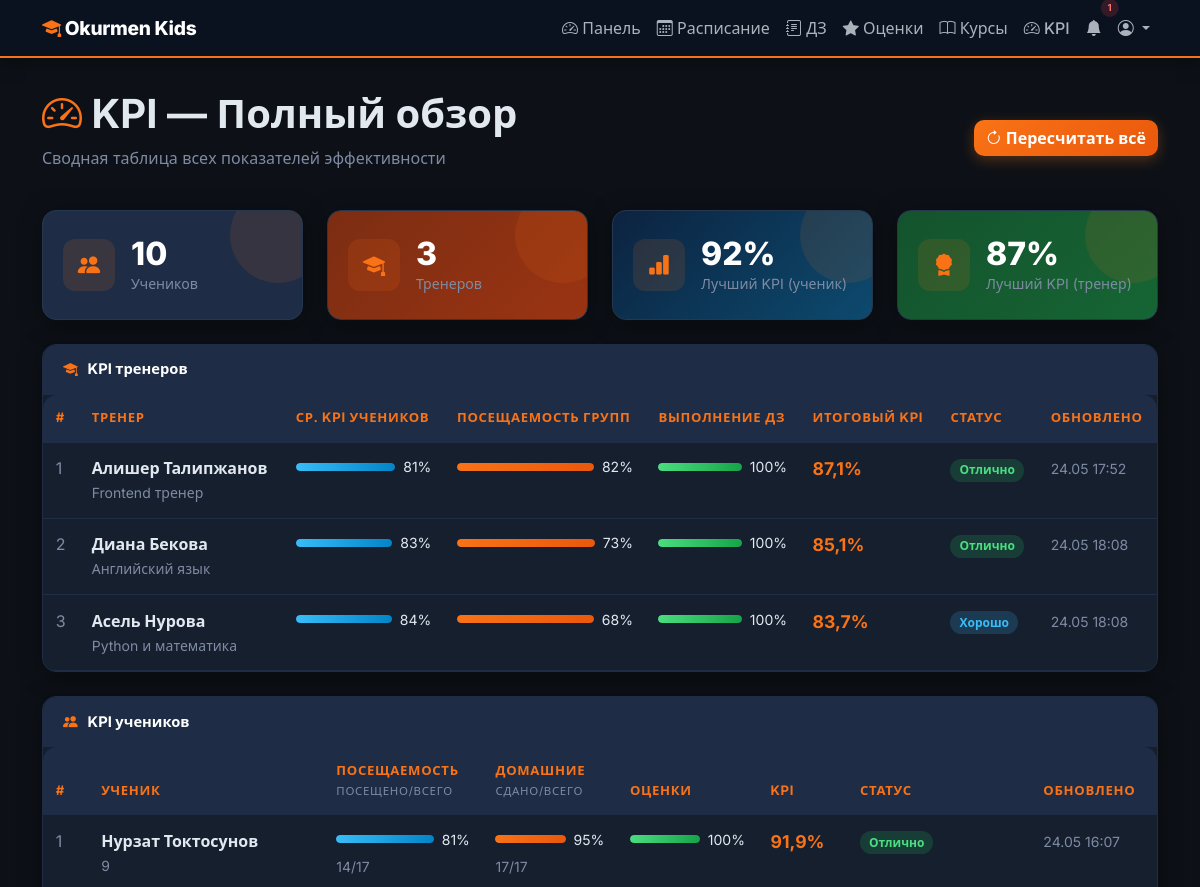
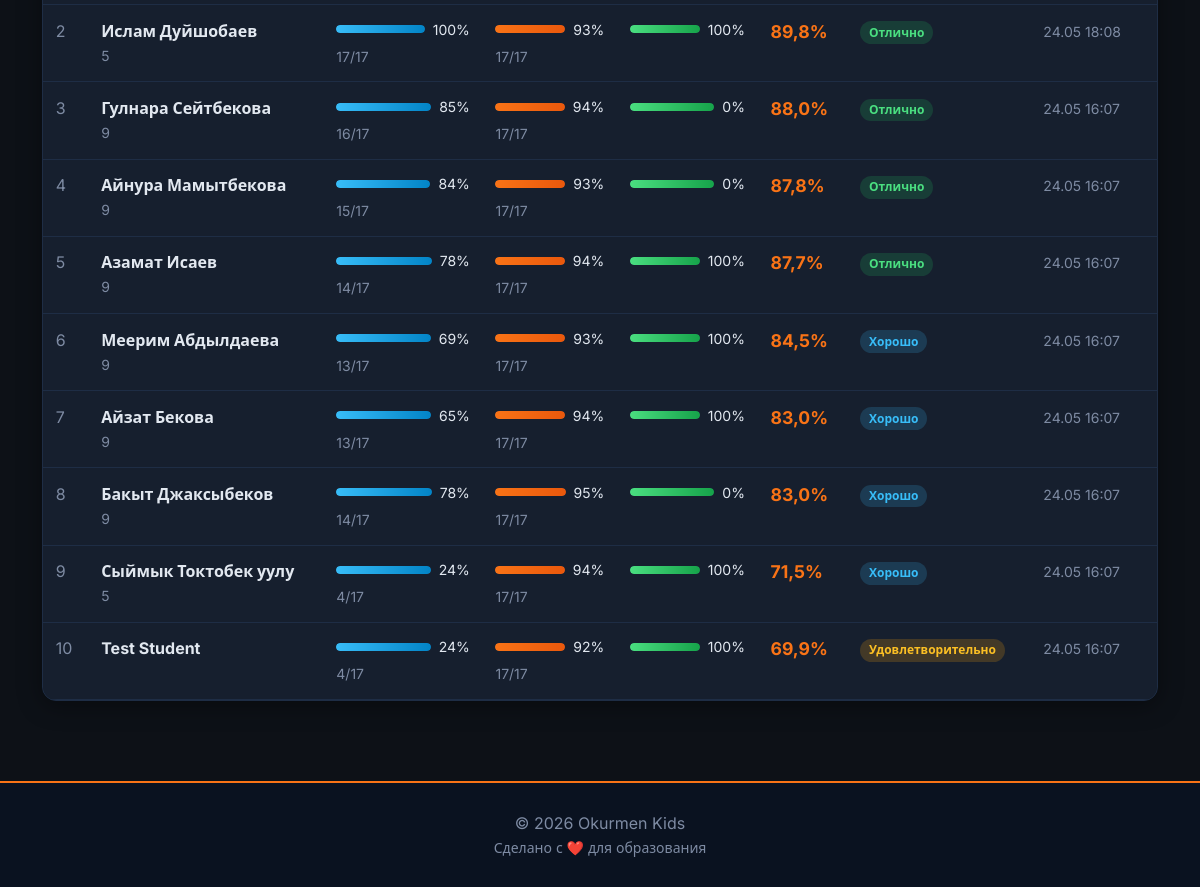
Page /kpi/admin/ (signed in) on the committed database (2 pictures, top to bottom).
### education/models/kpi.py (models this page shows, shortened)
class StudentKPI(models.Model):
    student = models.OneToOneField(Student, on_delete=models.CASCADE, related_name='kpi')
    attendance_score     = models.FloatField(default=0.0)
    homework_score       = models.FloatField(default=0.0)
    grade_score          = models.FloatField(default=0.0)
    test_score           = models.FloatField(default=0.0)
    total_kpi            = models.FloatField(default=0.0)
    total_lessons        = models.IntegerField(default=0)
    attended_lessons     = models.IntegerField(default=0)
    total_homeworks      = models.IntegerField(default=0)
    submitted_homeworks  = models.IntegerField(default=0)
    grades_count         = models.IntegerField(default=0)
    tests_taken          = models.IntegerField(default=0)
    updated_at = models.DateTimeField(auto_now=True)
    class Meta:
        verbose_name        = 'KPI ученика'
        verbose_name_plural = 'KPI учеников'
    def kpi_label(self):
        if self.total_kpi >= 85:
            return 'Отлично'
        if self.total_kpi >= 70:
            return 'Хорошо'
        if self.total_kpi >= 50:
            return 'Удовлетворительно'
        return 'Требует внимания'
    def kpi_color(self):
        if self.total_kpi >= 85:
            return 'success'
        if self.total_kpi >= 70:
            return 'info'
        if self.total_kpi >= 50:
            return 'warning'
        return 'danger'

class MentorKPI(models.Model):
    mentor = models.OneToOneField(Mentor, on_delete=models.CASCADE, related_name='kpi')
    avg_student_kpi          = models.FloatField(default=0.0)
    avg_attendance           = models.FloatField(default=0.0)
    homework_completion_rate = models.FloatField(default=0.0)
    total_kpi                = models.FloatField(default=0.0)
    students_count = models.IntegerField(default=0)
    courses_count  = models.IntegerField(default=0)
    updated_at = models.DateTimeField(auto_now=True)
    class Meta:
        verbose_name        = 'KPI тренера'
        verbose_name_plural = 'KPI тренеров'
    def kpi_label(self):
        if self.total_kpi >= 85:
            return 'Отлично'
        if self.total_kpi >= 70:
            return 'Хорошо'
        if self.total_kpi >= 50:
            return 'Удовлетворительно'
        return 'Требует внимания'
    def kpi_color(self):
        if self.total_kpi >= 85:
            return 'success'
        if self.total_kpi >= 70:
            return 'info'
        if self.total_kpi >= 50:
            return 'warning'
        return 'danger'

### education/models/mentor.py (models this page shows, shortened)
class Mentor(models.Model):
    user = models.OneToOneField(User, on_delete=models.CASCADE, related_name='mentor_profile')
    photo = models.ImageField(upload_to='mentors/', blank=True, null=True, verbose_name='Фото ментора')
    specialization = models.CharField(max_length=200)
    bio = models.TextField(blank=True)
    experience_years = models.IntegerField(default=0)
    education = models.TextField(blank=True)
    hire_date = models.DateField(default=timezone.now)
    class Meta:
        verbose_name = 'Ментор'
        verbose_name_plural = 'Менторы'

### education/models/user.py (models this page shows, shortened)
class User(AbstractUser):
    ROLE_CHOICES = (
        ('admin', 'Администратор'),
        ('mentor', 'Ментор'),
        ('parent', 'Родитель'),
        ('student', 'Ученик'),
    )
    role = models.CharField(max_length=10, choices=ROLE_CHOICES, default='parent')
    phone = models.CharField(max_length=20, blank=True)
    avatar = models.ImageField(upload_to='avatars/', blank=True, null=True)
    date_of_birth = models.DateField(blank=True, null=True)
    address = models.TextField(blank=True)

### education/models/student.py (models this page shows, shortened)
class Student(models.Model):
    user = models.OneToOneField(User, on_delete=models.CASCADE, related_name='student_profile')
    parent = models.ForeignKey(User, on_delete=models.SET_NULL, null=True, related_name='children',
                               limit_choices_to={'role': 'parent'})
    grade = models.CharField(max_length=10)
    enrollment_date = models.DateField(default=timezone.now)
    is_active = models.BooleanField(default=True)
    medical_info = models.TextField(blank=True, help_text="Медицинская информация")
    class Meta:
        verbose_name = 'Ученик'
        verbose_name_plural = 'Ученики'

### education/views.py (the view, shortened to what this page needs)
# urls.py: path('kpi/admin/',   views.admin_kpi_view,   name='admin_kpi'),
@login_required
@user_passes_test(is_admin)
def admin_kpi_view(request):
    all_student_kpis = StudentKPI.objects.select_related(
        'student__user'
    ).order_by('-total_kpi')
    all_mentor_kpis = MentorKPI.objects.select_related(
        'mentor__user'
    ).order_by('-total_kpi')
    return render(request, 'kpi/admin_kpi.html', {
        'student_kpis': all_student_kpis,
        'mentor_kpis':  all_mentor_kpis,
    })

### education/context_processors.py (called while the page is built)
def notifications(request):
    if not request.user.is_authenticated:
        return {}
    if request.user.role not in ('admin', 'mentor'):
        return {}
    unread_count = Notification.objects.filter(recipient=request.user, is_read=False).count()
    recent = Notification.objects.filter(recipient=request.user).order_by('-created_at')[:10]
    return {
        'unread_notifications_count': unread_count,
        'recent_notifications': recent,
    }

### education/views.py (called while the page is built)
def is_admin(user):
    return user.is_authenticated and user.role == 'admin'

### education/templates/kpi/admin_kpi.html (shortened to what this page needs)
{% extends 'base.html' %}
{% block content %}
<div class="d-flex justify-content-between align-items-center mb-4">
  <div>
    <h1 class="fw-bold"><i class="bi bi-speedometer2" style="color:var(--ok-accent)"></i> KPI — Полный обзор</h1>
    <p class="ok-muted">Сводная таблица всех показателей эффективности</p>
  </div>
  <a href="?refresh=1" class="btn btn-primary">
    <i class="bi bi-arrow-clockwise"></i> Пересчитать всё
  </a>
</div>
{% with total_s=student_kpis.count total_m=mentor_kpis.count %}
<div class="row g-4 mb-4">
  <div class="col-md-3">
    <div class="stat-card">
      <div class="icon"><i class="bi bi-people-fill"></i></div>
      <div><h3>{{ total_s }}</h3><p>Учеников</p></div>
    </div>
  </div>
  <div class="col-md-3">
    <div class="stat-card grad-pink">
      <div class="icon"><i class="bi bi-mortarboard-fill"></i></div>
      <div><h3>{{ total_m }}</h3><p>Тренеров</p></div>
    </div>
  </div>
  {% if student_kpis %}
  <div class="col-md-3">
    <div class="stat-card grad-cyan">
      <div class="icon"><i class="bi bi-bar-chart-fill"></i></div>
      <div>
        {% with avg=student_kpis|dictsort:"total_kpi" %}
        <h3>
          {{ student_kpis.0.total_kpi|floatformat:0 }}%
        </h3>
        <p>Лучший KPI (ученик)</p>
        {% endwith %}
      </div>
    </div>
  </div>
  {% endif %}
  {% if mentor_kpis %}
  <div class="col-md-3">
    <div class="stat-card grad-green">
      <div class="icon"><i class="bi bi-award-fill"></i></div>
      <div>
        <h3>{{ mentor_kpis.0.total_kpi|floatformat:0 }}%</h3>
        <p>Лучший KPI (тренер)</p>
      </div>
    </div>
  </div>
  {% endif %}
</div>
{% endwith %}
<div class="card mb-4">
  <div class="card-header"><i class="bi bi-mortarboard-fill"></i> KPI тренеров</div>
  <div class="card-body p-0">
    {% if mentor_kpis %}
    <div class="table-responsive">
      <table class="table mb-0">
        <thead>
          <tr>
            <th>#</th>
            <th>Тренер</th>
            <th>Ср. KPI учеников</th>
            <th>Посещаемость групп</th>
            <th>Выполнение ДЗ</th>
            <th>Итоговый KPI</th>
            <th>Статус</th>
            <th>Обновлено</th>
          </tr>
        </thead>
        <tbody>
          {% for mk in mentor_kpis %}
          <tr>
            <td class="ok-muted">{{ forloop.counter }}</td>
            <td>
              <strong>{{ mk.mentor.user.get_full_name }}</strong><br>
              <small class="ok-muted">{{ mk.mentor.specialization }}</small>
            </td>
            <td>
              <div class="d-flex align-items-center gap-2">
                <div class="component-bar flex-grow-1"><div class="fill fill-attendance" style="width:{{ mk.avg_student_kpi }}%"></div></div>
                <small>{{ mk.avg_student_kpi|floatformat:0 }}%</small>
              </div>
            </td>
            <td>
              <div class="d-flex align-items-center gap-2">
                <div class="component-bar flex-grow-1"><div class="fill fill-homework" style="width:{{ mk.avg_attendance }}%"></div></div>
                <small>{{ mk.avg_attendance|floatformat:0 }}%</small>
              </div>
            </td>
            <td>
              <div class="d-flex align-items-center gap-2">
                <div class="component-bar flex-grow-1"><div class="fill fill-grade" style="width:{{ mk.homework_completion_rate }}%"></div></div>
                <small>{{ mk.homework_completion_rate|floatformat:0 }}%</small>
              </div>
            </td>
            <td><strong style="font-size:1.1rem;color:var(--ok-accent)">{{ mk.total_kpi|floatformat:1 }}%</strong></td>
            <td><span class="badge bg-{{ mk.kpi_color }}">{{ mk.kpi_label }}</span></td>
            <td><small class="ok-muted">{{ mk.updated_at|date:"d.m H:i" }}</small></td>
          </tr>
          {% endfor %}
        </tbody>
      </table>
    </div>
    {% else %}
    <div class="p-4 text-center ok-muted">Нет данных о тренерах.</div>
    {% endif %}
  </div>
</div>
<div class="card">
  <div class="card-header"><i class="bi bi-people-fill"></i> KPI учеников</div>
  <div class="card-body p-0">
    {% if student_kpis %}
    <div class="table-responsive">
      <table class="table mb-0">
        <thead>
          <tr>
            <th>#</th>
            <th>Ученик</th>
            <th>Посещаемость<br><small class="fw-normal ok-muted">посещено/всего</small></th>
            <th>Домашние<br><small class="fw-normal ok-muted">сдано/всего</small></th>
            <th>Оценки</th>
            <th>KPI</th>
            <th>Статус</th>
            <th>Обновлено</th>
          </tr>
        </thead>
        <tbody>
          {% for k in student_kpis %}
          <tr>
            <td class="ok-muted">{{ forloop.counter }}</td>
            <td>
              <strong>{{ k.student.user.get_full_name }}</strong><br>
              <small class="ok-muted">{{ k.student.grade }}</small>
            </td>
            <td>
              <div class="d-flex align-items-center gap-2 mb-1">
                <div class="component-bar flex-grow-1"><div class="fill fill-attendance" style="width:{{ k.attendance_score }}%"></div></div>
                <small>{{ k.attendance_score|floatformat:0 }}%</small>
              </div>
              <small class="ok-muted">{{ k.attended_lessons }}/{{ k.total_lessons }}</small>
            </td>
            <td>
              <div class="d-flex align-items-center gap-2 mb-1">
                <div class="component-bar flex-grow-1"><div class="fill fill-homework" style="width:{{ k.homework_score }}%"></div></div>
                <small>{{ k.homework_score|floatformat:0 }}%</small>
              </div>
              <small class="ok-muted">{{ k.submitted_homeworks }}/{{ k.total_homeworks }}</small>
            </td>
            <td>
              <div class="d-flex align-items-center gap-2">
                <div class="component-bar flex-grow-1"><div class="fill fill-grade" style="width:{{ k.grade_score }}%"></div></div>
                <small>{{ k.grade_score|floatformat:0 }}%</small>
              </div>
            </td>
            <td><strong style="font-size:1.1rem;color:var(--ok-accent)">{{ k.total_kpi|floatformat:1 }}%</strong></td>
            <td><span class="badge bg-{{ k.kpi_color }}">{{ k.kpi_label }}</span></td>
            <td><small class="ok-muted">{{ k.updated_at|date:"d.m H:i" }}</small></td>
          </tr>
          {% endfor %}
        </tbody>
      </table>
    </div>
    {% else %}
    <div class="p-4 text-center ok-muted">Нет данных об учениках.</div>
    {% endif %}
  </div>
</div>
{% endblock %}

### static/css/theme.css (style rules this page uses)
:root { --ok-bg: #0d1117; --ok-surface: #161f2e; --ok-surface-2: #1e2d45; --ok-nav: #0a1220; --ok-primary: #0d2461; --ok-accent: #f97316; --ok-accent-dark: #ea580c; --ok-accent-soft: rgba(249,115,22,.12); --ok-text: #e2e8f0; --ok-muted: #7e8ba3; --ok-white: #ffffff; --ok-border: #1e2d45; --ok-border-2:#263850; --ok-success: #22c55e; --ok-warning: #f59e0b; --ok-danger: #ef4444; --ok-info: #38bdf8; --ok-radius: 14px; --ok-radius-sm: 10px; --ok-shadow: 0 4px 24px rgba(0,0,0,.40); --ok-shadow-lg: 0 12px 48px rgba(0,0,0,.55); }
*, *::before, *::after { box-sizing: border-box; }
body { font-family: 'Inter', ui-sans-serif, system-ui, -apple-system, Segoe UI, Roboto, Helvetica, Arial, "Apple Color Emoji", "Segoe UI Emoji"; color: var(--ok-text); background: var(--ok-bg); -webkit-font-smoothing: antialiased; -moz-osx-font-smoothing: grayscale; }
a { color: var(--ok-accent); }
.card { background: var(--ok-surface); border: 1px solid var(--ok-border); border-radius: var(--ok-radius); box-shadow: var(--ok-shadow); color: var(--ok-text); transition: box-shadow .25s ease, transform .25s ease; }
.card-header { background: var(--ok-surface-2); border-bottom: 1px solid var(--ok-border); border-radius: var(--ok-radius) var(--ok-radius) 0 0 !important; color: var(--ok-white); font-weight: 700; font-size: .92rem; padding: .85rem 1.25rem; }
.card-header i { color: var(--ok-accent); margin-right: .4rem; }
.card-body { color: var(--ok-text); }
.stat-card { border-radius: var(--ok-radius); background: var(--ok-surface-2); border: 1px solid var(--ok-border-2); color: var(--ok-white); box-shadow: var(--ok-shadow); padding: 1.5rem 1.25rem; display: flex; align-items: center; gap: 1rem; position: relative; overflow: hidden; }
.stat-card::after { content: ''; position: absolute; right: -24px; top: -24px; width: 96px; height: 96px; border-radius: 50%; background: rgba(249,115,22,.10); pointer-events: none; }
.stat-card h3 { margin: 0; font-weight: 800; font-size: 2rem; color: var(--ok-white); }
.stat-card p { margin: 0; color: var(--ok-muted); font-size: .88rem; }
.stat-card .icon { width: 52px; height: 52px; display: grid; place-items: center; border-radius: 12px; background: var(--ok-accent-soft); color: var(--ok-accent); font-size: 1.4rem; flex-shrink: 0; }
.stat-card.grad-pink { background: linear-gradient(135deg, #7c2d12 0%, #9a3412 100%); }
.stat-card.grad-cyan { background: linear-gradient(135deg, #0c2340 0%, #0c4a6e 100%); }
.stat-card.grad-green { background: linear-gradient(135deg, #14532d 0%, #166534 100%); }
.btn { border-radius: var(--ok-radius-sm); font-weight: 600; transition: all .2s; }
.btn-primary { background: linear-gradient(135deg, var(--ok-accent) 0%, var(--ok-accent-dark) 100%); border: none; color: var(--ok-white); box-shadow: 0 4px 14px rgba(249,115,22,.30); }
.badge { border-radius: 999px; padding: .45em .75em; font-weight: 700; font-size: .75rem; }
.badge.bg-success { background: rgba(34,197,94,.18) !important; color: #4ade80; }
.badge.bg-warning { background: rgba(245,158,11,.20) !important; color: #fbbf24; }
.badge.bg-info { background: rgba(56,189,248,.18) !important; color: #38bdf8; }
.table { --bs-table-bg: var(--ok-surface); --bs-table-color: var(--ok-text); --bs-table-border-color: var(--ok-border); --bs-table-hover-bg: var(--ok-surface-2); --bs-table-hover-color: var(--ok-white); border-radius: var(--ok-radius); overflow: hidden; }
.table > :not(caption) > * > * { padding: .85rem .8rem; }
.table thead th { background: var(--ok-surface-2); color: var(--ok-accent); font-weight: 700; border-bottom: 1px solid var(--ok-border); font-size: .82rem; letter-spacing: .7px; text-transform: uppercase; }
.table tbody tr { border-color: var(--ok-border); }
.ok-muted { color: var(--ok-muted) !important; }

### education/templates/kpi/admin_kpi.html (style rules this page uses)
.component-bar { height:8px;border-radius:999px;overflow:hidden;background:var(--ok-surface-2);min-width:60px; }
.component-bar .fill { height:100%;border-radius:999px; }
.fill-attendance { background:linear-gradient(90deg,#38bdf8,#0284c7); }
.fill-homework { background:linear-gradient(90deg,var(--ok-accent),var(--ok-accent-dark)); }
.fill-grade { background:linear-gradient(90deg,#4ade80,#16a34a); }

### rows in the picture
StudentKPI: total_kpi "92", student.user.get_full_name "Нурзат Токтосунов", student.grade "9", attendance_score "81", attended_lessons "14", total_lessons "17", homework_score "95", submitted_homeworks "17", total_homeworks "17", grade_score "100", total_kpi "91,9", kpi_label "Отлично", updated_at "24.05 16:07"
MentorKPI: total_kpi "87", mentor.user.get_full_name "Алишер Талипжанов", mentor.specialization "Frontend тренер", avg_student_kpi "81", avg_attendance "82", homework_completion_rate "100", total_kpi "87,1", kpi_label "Отлично", updated_at "24.05 17:52"
MentorKPI: mentor.user.get_full_name "Диана Бекова", mentor.specialization "Английский язык", avg_student_kpi "83", avg_attendance "73", homework_completion_rate "100", total_kpi "85,1", kpi_label "Отлично", updated_at "24.05 18:08"
MentorKPI: mentor.user.get_full_name "Асель Нурова", mentor.specialization "Python и математика", avg_student_kpi "84", avg_attendance "68", homework_completion_rate "100", total_kpi "83,7", kpi_label "Хорошо", updated_at "24.05 18:08"
StudentKPI: student.user.get_full_name "Ислам Дуйшобаев", student.grade "5", attendance_score "100", attended_lessons "17", total_lessons "17", homework_score "93", submitted_homeworks "17", total_homeworks "17", grade_score "100", total_kpi "89,8", kpi_label "Отлично", updated_at "24.05 18:08"
StudentKPI: student.user.get_full_name "Гулнара Сейтбекова", student.grade "9", attendance_score "85", attended_lessons "16", total_lessons "17", homework_score "94", submitted_homeworks "17", total_homeworks "17", grade_score "0", total_kpi "88,0", kpi_label "Отлично", updated_at "24.05 16:07"
StudentKPI: student.user.get_full_name "Айнура Мамытбекова", student.grade "9", attendance_score "84", attended_lessons "15", total_lessons "17", homework_score "93", submitted_homeworks "17", total_homeworks "17", grade_score "0", total_kpi "87,8", kpi_label "Отлично", updated_at "24.05 16:07"
StudentKPI: student.user.get_full_name "Азамат Исаев", student.grade "9", attendance_score "78", attended_lessons "14", total_lessons "17", homework_score "94", submitted_homeworks "17", total_homeworks "17", grade_score "100", total_kpi "87,7", kpi_label "Отлично", updated_at "24.05 16:07"
StudentKPI: student.user.get_full_name "Меерим Абдылдаева", student.grade "9", attendance_score "69", attended_lessons "13", total_lessons "17", homework_score "93", submitted_homeworks "17", total_homeworks "17", grade_score "100", total_kpi "84,5", kpi_label "Хорошо", updated_at "24.05 16:07"
StudentKPI: student.user.get_full_name "Айзат Бекова", student.grade "9", attendance_score "65", attended_lessons "13", total_lessons "17", homework_score "94", submitted_homeworks "17", total_homeworks "17", grade_score "100", total_kpi "83,0", kpi_label "Хорошо", updated_at "24.05 16:07"
StudentKPI: student.user.get_full_name "Бакыт Джаксыбеков", student.grade "9", attendance_score "78", attended_lessons "14", total_lessons "17", homework_score "95", submitted_homeworks "17", total_homeworks "17", grade_score "0", total_kpi "83,0", kpi_label "Хорошо", updated_at "24.05 16:07"
StudentKPI: student.user.get_full_name "Сыймык Токтобек уулу", student.grade "5", attendance_score "24", attended_lessons "4", total_lessons "17", homework_score "94", submitted_homeworks "17", total_homeworks "17", grade_score "100", total_kpi "71,5", kpi_label "Хорошо", updated_at "24.05 16:07"
StudentKPI: student.user.get_full_name "Test Student", attendance_score "24", attended_lessons "4", total_lessons "17", homework_score "92", submitted_homeworks "17", total_homeworks "17", grade_score "100", total_kpi "69,9", kpi_label "Удовлетворительно", updated_at "24.05 16:07"

### other values in the picture
{{ unread_notifications_count }} "1"
{{ total_s }} "10"
{{ total_m }} "3"
